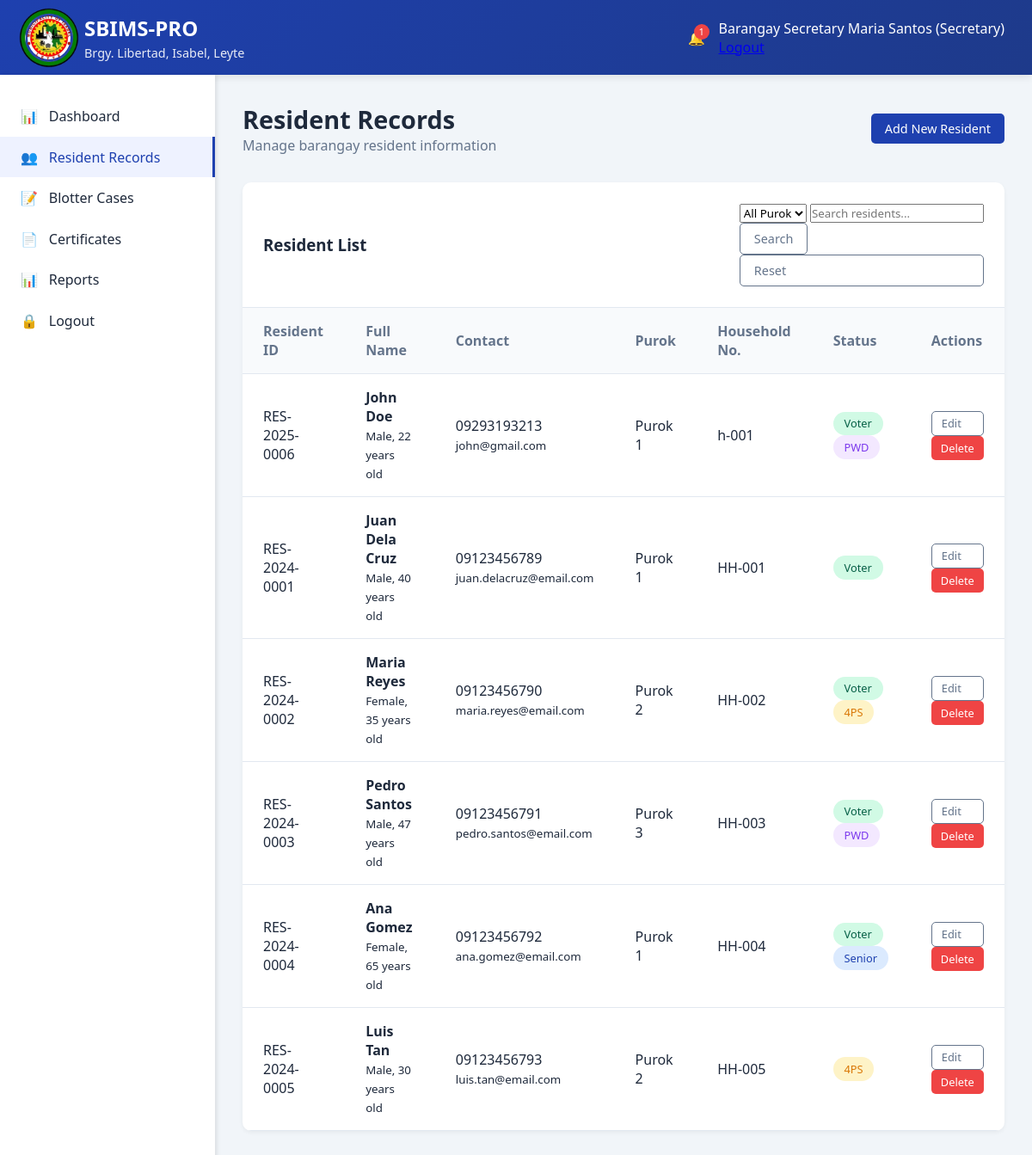
Page /secretary/residents.php (signed in) on the committed database.
### tables this page shows
CREATE TABLE `residents` (
  `id` int(11) NOT NULL AUTO_INCREMENT,
  `resident_id` varchar(20) NOT NULL,
  `first_name` varchar(50) NOT NULL,
  `middle_name` varchar(50) DEFAULT NULL,
  `last_name` varchar(50) NOT NULL,
  `birthdate` date NOT NULL,
  `gender` enum('Male','Female') NOT NULL,
  `civil_status` enum('Single','Married','Widowed','Divorced') NOT NULL,
  `contact_number` varchar(15) DEFAULT NULL,
  `email` varchar(100) DEFAULT NULL,
  `address` text NOT NULL,
  `purok` varchar(50) NOT NULL,
  `household_number` varchar(20) DEFAULT NULL,
  `is_voter` tinyint(1) DEFAULT 0,
  `is_4ps` tinyint(1) DEFAULT 0,
  `is_senior` tinyint(1) DEFAULT 0,
  `is_pwd` tinyint(1) DEFAULT 0,
  `created_at` timestamp NOT NULL DEFAULT current_timestamp(),
  `updated_at` timestamp NOT NULL DEFAULT current_timestamp() ON UPDATE current_timestamp(),
  PRIMARY KEY (`id`),
  UNIQUE KEY `resident_id` (`resident_id`)
);

### config/functions.php (called while the page is built, shortened)
<?php
function calculateAge($birthdate) {
    $birthDate = new DateTime($birthdate);
    $today = new DateTime();
    $age = $today->diff($birthDate);
    return $age->y;
}
?>

### secretary/residents.php (the view, shortened to what this page needs)
<?php
require_once '../config/functions.php';
$database = new Database();
$db = $database->getConnection();
$search = $_GET['search'] ?? '';
$query = "SELECT * FROM residents WHERE 1=1";
$query .= " ORDER BY created_at DESC";
$stmt = $db->prepare($query);
$stmt->execute();
$residents = $stmt->fetchAll(PDO::FETCH_ASSOC);
?>
<?php include '../includes/header.php'; ?>
<?php include '../includes/topbar.php'; ?>
<div class="main-container">
    <?php include '../includes/sidebar.php'; ?>
    <main class="content">
        <div class="page-header">
            <div class="page-title">
                <h1>Resident Records</h1>
                <p>Manage barangay resident information</p>
            </div>
            <div class="page-actions">
                <a href="residents_add.php" class="btn btn-primary">Add New Resident</a>
            </div>
        </div>
        <div class="data-table">
            <div class="table-header">
                <h3>Resident List</h3>
                <div class="table-actions">
                    <form method="GET" class="search-form">
                        <select name="purok" onchange="this.form.submit()">
                            <option value="">All Purok</option>
                        </select>
                        <input type="text" name="search" placeholder="Search residents..." value="<?php echo htmlspecialchars($search); ?>">
                        <button type="submit" class="btn btn-outline">Search</button>
                        <a href="residents.php" class="btn btn-outline">Reset</a>
                    </form>
                </div>
            </div>
            <table>
                <thead>
                    <tr>
                        <th>Resident ID</th>
                        <th>Full Name</th>
                        <th>Contact</th>
                        <th>Purok</th>
                        <th>Household No.</th>
                        <th>Status</th>
                        <th>Actions</th>
                    </tr>
                </thead>
                <tbody>
                    <?php if (count($residents) > 0): ?>
                        <?php foreach ($residents as $resident): ?>
                        <tr>
                            <td><?php echo htmlspecialchars($resident['resident_id']); ?></td>
                            <td>
                                <strong><?php echo htmlspecialchars($resident['first_name'] . ' ' . $resident['last_name']); ?></strong><br>
                                <small><?php echo $resident['gender'] . ', ' . calculateAge($resident['birthdate']) . ' years old'; ?></small>
                            </td>
                            <td>
                                <?php echo htmlspecialchars($resident['contact_number']); ?><br>
                                <small><?php echo htmlspecialchars($resident['email']); ?></small>
                            </td>
                            <td><?php echo htmlspecialchars($resident['purok']); ?></td>
                            <td><?php echo htmlspecialchars($resident['household_number']); ?></td>
                            <td>
                                <?php
                                $badges = [];
                                if ($resident['is_voter']) $badges[] = '<span class="status status-approved">Voter</span>';
                                if ($resident['is_4ps']) $badges[] = '<span class="status status-pending">4PS</span>';
                                if ($resident['is_senior']) $badges[] = '<span class="status status-settled">Senior</span>';
                                if ($resident['is_pwd']) $badges[] = '<span class="status status-referred">PWD</span>';
                                echo implode(' ', $badges);
                                ?>
                            </td>
                            <td>
                                <a href="residents_edit.php?id=<?php echo $resident['id']; ?>" class="btn btn-sm btn-outline">Edit</a>
                                <a href="residents_delete.php?id=<?php echo $resident['id']; ?>" class="btn btn-sm btn-danger" onclick="return confirm('Are you sure?')">Delete</a>
                            </td>
                        </tr>
                        <?php endforeach; ?>
                    <?php endif; ?>
                </tbody>
            </table>
        </div>
    </main>
</div>
<?php include '../includes/footer.php'; ?>

### assets/css/main.css (style rules this page uses)
:root { --primary: #1e40af; --primary-dark: #1e3a8a; --secondary: #64748b; --success: #10b981; --warning: #f59e0b; --danger: #ef4444; --light: #f8fafc; --dark: #1e293b; }
* { margin: 0; padding: 0; box-sizing: border-box; font-family: 'Segoe UI', Tahoma, Geneva, Verdana, sans-serif; }
body { background-color: #f1f5f9; color: var(--dark); }
.main-container { display: flex; min-height: calc(100vh - 80px); }
.content { flex: 1; padding: 2rem; }
.page-header { display: flex; justify-content: space-between; align-items: center; margin-bottom: 2rem; }
.page-title h1 { font-size: 1.8rem; color: var(--dark); }
.page-title p { color: var(--secondary); }
.btn { padding: 0.5rem 1rem; border: none; border-radius: 5px; cursor: pointer; font-weight: 500; display: flex; align-items: center; gap: 0.5rem; transition: all 0.3s; text-decoration: none; font-size: 0.9rem; }
.btn-primary { background: var(--primary); color: white; }
.btn-outline { background: transparent; border: 1px solid var(--secondary); color: var(--secondary); }
.btn-danger { background: var(--danger); color: white; }
.btn-sm { padding: 0.3rem 0.7rem; font-size: 0.8rem; }

### assets/css/dashboard.css (style rules this page uses)
.data-table { background: white; border-radius: 10px; overflow: hidden; box-shadow: 0 2px 5px rgba(0,0,0,0.05); margin-bottom: 2rem; }
.table-header { padding: 1.5rem; border-bottom: 1px solid #e2e8f0; display: flex; justify-content: space-between; align-items: center; }
.table-header h3 { color: var(--dark); }
.table-actions { display: flex; gap: 0.5rem; }
table { width: 100%; border-collapse: collapse; }
th, td { padding: 1rem 1.5rem; text-align: left; border-bottom: 1px solid #e2e8f0; }
th { background: #f8fafc; font-weight: 600; color: var(--secondary); }
.status { padding: 0.3rem 0.8rem; border-radius: 20px; font-size: 0.8rem; font-weight: 500; display: inline-block; }
.status-pending { background: #fef3c7; color: #d97706; }
.status-approved { background: #d1fae5; color: #065f46; }
.status-settled { background: #dbeafe; color: #1e40af; }
.status-referred { background: #f3e8ff; color: #7c3aed; }

### rows in the picture
residents: resident "RES-2025-0006", first_name+last_name "John Doe", gender "Male", birthdate "22", contact_number "09293193213", email "john@gmail.com", purok "Purok 1", household_number "h-001"
residents: resident "RES-2024-0001", first_name+last_name "Juan Dela Cruz", gender "Male", birthdate "40", contact_number "09123456789", email "juan.delacruz@email.com", purok "Purok 1", household_number "HH-001"
residents: resident "RES-2024-0002", first_name+last_name "Maria Reyes", gender "Female", birthdate "35", contact_number "09123456790", email "maria.reyes@email.com", purok "Purok 2", household_number "HH-002"
residents: resident "RES-2024-0003", first_name+last_name "Pedro Santos", gender "Male", birthdate "47", contact_number "09123456791", email "pedro.santos@email.com", purok "Purok 3", household_number "HH-003"
residents: resident "RES-2024-0004", first_name+last_name "Ana Gomez", gender "Female", birthdate "65", contact_number "09123456792", email "ana.gomez@email.com", purok "Purok 1", household_number "HH-004"
residents: resident "RES-2024-0005", first_name+last_name "Luis Tan", gender "Male", birthdate "30", contact_number "09123456793", email "luis.tan@email.com", purok "Purok 2", household_number "HH-005"

### other values in the picture
$notification_count "1"
$_SESSION['full_name'] "Barangay Secretary Maria Santos"
$_SESSION['user_role'] "Secretary"
